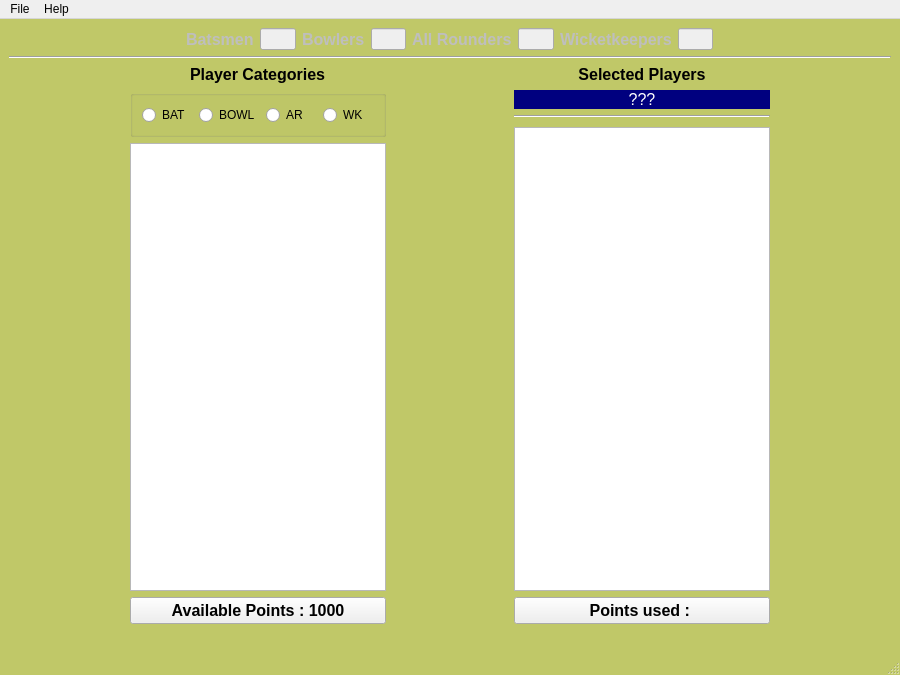
<?xml version="1.0" encoding="UTF-8"?>
<ui version="4.0">
 <class>MainWindow</class>
 <widget class="QMainWindow" name="MainWindow">
  <property name="geometry">
   <rect>
    <x>0</x>
    <y>0</y>
    <width>900</width>
    <height>675</height>
   </rect>
  </property>
  <property name="sizePolicy">
   <sizepolicy hsizetype="Preferred" vsizetype="Preferred">
    <horstretch>0</horstretch>
    <verstretch>0</verstretch>
   </sizepolicy>
  </property>
  <property name="contextMenuPolicy">
   <enum>Qt::CustomContextMenu</enum>
  </property>
  <property name="windowTitle">
   <string>Dream Team Selector</string>
  </property>
  <property name="autoFillBackground">
   <bool>false</bool>
  </property>
  <property name="styleSheet">
   <string notr="true">QMainWindow{
background-color: rgb(192, 200, 104);
}</string>
  </property>
  <widget class="QWidget" name="centralwidget">
   <layout class="QVBoxLayout" name="verticalLayout">
    <item>
     <layout class="QHBoxLayout" name="horizontalLayout">
      <item>
       <layout class="QHBoxLayout" name="horizontalLayout_5">
        <item>
         <spacer name="horizontalSpacer_2">
          <property name="orientation">
           <enum>Qt::Horizontal</enum>
          </property>
          <property name="sizeHint" stdset="0">
           <size>
            <width>250</width>
            <height>20</height>
           </size>
          </property>
         </spacer>
        </item>
        <item>
         <widget class="QLabel" name="label_4">
          <property name="enabled">
           <bool>false</bool>
          </property>
          <property name="font">
           <font>
            <pointsize>12</pointsize>
            <weight>75</weight>
            <bold>true</bold>
           </font>
          </property>
          <property name="text">
           <string>Batsmen</string>
          </property>
         </widget>
        </item>
        <item>
         <widget class="QLineEdit" name="e1">
          <property name="enabled">
           <bool>false</bool>
          </property>
         </widget>
        </item>
        <item>
         <widget class="QLabel" name="label_6">
          <property name="enabled">
           <bool>false</bool>
          </property>
          <property name="font">
           <font>
            <pointsize>12</pointsize>
            <weight>75</weight>
            <bold>true</bold>
           </font>
          </property>
          <property name="text">
           <string>Bowlers</string>
          </property>
         </widget>
        </item>
        <item>
         <widget class="QLineEdit" name="e2">
          <property name="enabled">
           <bool>false</bool>
          </property>
         </widget>
        </item>
        <item>
         <widget class="QLabel" name="label_7">
          <property name="enabled">
           <bool>false</bool>
          </property>
          <property name="font">
           <font>
            <pointsize>12</pointsize>
            <weight>75</weight>
            <bold>true</bold>
           </font>
          </property>
          <property name="text">
           <string>All Rounders</string>
          </property>
         </widget>
        </item>
        <item>
         <widget class="QLineEdit" name="e3">
          <property name="enabled">
           <bool>false</bool>
          </property>
         </widget>
        </item>
        <item>
         <widget class="QLabel" name="label_8">
          <property name="enabled">
           <bool>false</bool>
          </property>
          <property name="font">
           <font>
            <pointsize>12</pointsize>
            <weight>75</weight>
            <bold>true</bold>
           </font>
          </property>
          <property name="text">
           <string>Wicketkeepers</string>
          </property>
         </widget>
        </item>
        <item>
         <widget class="QLineEdit" name="e4">
          <property name="enabled">
           <bool>false</bool>
          </property>
         </widget>
        </item>
        <item>
         <spacer name="horizontalSpacer_5">
          <property name="orientation">
           <enum>Qt::Horizontal</enum>
          </property>
          <property name="sizeHint" stdset="0">
           <size>
            <width>250</width>
            <height>20</height>
           </size>
          </property>
         </spacer>
        </item>
       </layout>
      </item>
     </layout>
    </item>
    <item>
     <widget class="Line" name="line">
      <property name="orientation">
       <enum>Qt::Horizontal</enum>
      </property>
     </widget>
    </item>
    <item>
     <layout class="QHBoxLayout" name="horizontalLayout_3">
      <item>
       <spacer name="horizontalSpacer_3">
        <property name="orientation">
         <enum>Qt::Horizontal</enum>
        </property>
        <property name="sizeHint" stdset="0">
         <size>
          <width>40</width>
          <height>20</height>
         </size>
        </property>
       </spacer>
      </item>
      <item>
       <layout class="QVBoxLayout" name="verticalLayout_8">
        <item alignment="Qt::AlignHCenter">
         <widget class="QLabel" name="label">
          <property name="font">
           <font>
            <pointsize>12</pointsize>
            <weight>75</weight>
            <bold>true</bold>
           </font>
          </property>
          <property name="text">
           <string>Player Categories</string>
          </property>
         </widget>
        </item>
        <item>
         <widget class="QGroupBox" name="groupBox">
          <property name="title">
           <string/>
          </property>
          <property name="flat">
           <bool>false</bool>
          </property>
          <property name="checkable">
           <bool>false</bool>
          </property>
          <layout class="QHBoxLayout" name="horizontalLayout_4">
           <item>
            <widget class="QRadioButton" name="rb1">
             <property name="text">
              <string>BAT</string>
             </property>
            </widget>
           </item>
           <item>
            <widget class="QRadioButton" name="rb2">
             <property name="text">
              <string>BOWL</string>
             </property>
            </widget>
           </item>
           <item>
            <widget class="QRadioButton" name="rb3">
             <property name="text">
              <string>AR</string>
             </property>
            </widget>
           </item>
           <item>
            <widget class="QRadioButton" name="rb4">
             <property name="text">
              <string>WK</string>
             </property>
            </widget>
           </item>
          </layout>
         </widget>
        </item>
        <item>
         <widget class="QListWidget" name="list1">
          <property name="autoFillBackground">
           <bool>true</bool>
          </property>
          <property name="styleSheet">
           <string notr="true">color: rgb(0, 0, 127);
font: 75 12pt &quot;MS Shell Dlg 2&quot;;</string>
          </property>
          <property name="autoScroll">
           <bool>true</bool>
          </property>
         </widget>
        </item>
        <item>
         <widget class="QPushButton" name="btn1">
          <property name="font">
           <font>
            <pointsize>12</pointsize>
            <weight>75</weight>
            <bold>true</bold>
           </font>
          </property>
          <property name="text">
           <string>Available Points : 1000</string>
          </property>
         </widget>
        </item>
        <item>
         <widget class="QLabel" name="label_5">
          <property name="text">
           <string/>
          </property>
          <property name="pixmap">
           <pixmap>criteria.jpg</pixmap>
          </property>
          <property name="alignment">
           <set>Qt::AlignCenter</set>
          </property>
         </widget>
        </item>
        <item>
         <layout class="QHBoxLayout" name="horizontalLayout_2">
          <item>
           <layout class="QVBoxLayout" name="verticalLayout_2"/>
          </item>
         </layout>
        </item>
       </layout>
      </item>
      <item>
       <spacer name="horizontalSpacer">
        <property name="orientation">
         <enum>Qt::Horizontal</enum>
        </property>
        <property name="sizeHint" stdset="0">
         <size>
          <width>40</width>
          <height>20</height>
         </size>
        </property>
       </spacer>
      </item>
      <item>
       <layout class="QVBoxLayout" name="verticalLayout_9">
        <item>
         <widget class="QLabel" name="label_2">
          <property name="font">
           <font>
            <pointsize>12</pointsize>
            <weight>75</weight>
            <bold>true</bold>
           </font>
          </property>
          <property name="text">
           <string>Selected Players</string>
          </property>
          <property name="alignment">
           <set>Qt::AlignCenter</set>
          </property>
         </widget>
        </item>
        <item>
         <widget class="QLabel" name="l1">
          <property name="enabled">
           <bool>true</bool>
          </property>
          <property name="font">
           <font>
            <family>MS Shell Dlg 2</family>
            <pointsize>12</pointsize>
            <weight>9</weight>
            <italic>false</italic>
            <bold>false</bold>
           </font>
          </property>
          <property name="styleSheet">
           <string notr="true">font: 75 12pt &quot;MS Shell Dlg 2&quot;;
background-color: rgb(0, 0, 127);
color: rgb(255, 255, 255);</string>
          </property>
          <property name="text">
           <string>???</string>
          </property>
          <property name="alignment">
           <set>Qt::AlignCenter</set>
          </property>
         </widget>
        </item>
        <item>
         <widget class="Line" name="line_2">
          <property name="orientation">
           <enum>Qt::Horizontal</enum>
          </property>
         </widget>
        </item>
        <item>
         <spacer name="verticalSpacer">
          <property name="orientation">
           <enum>Qt::Vertical</enum>
          </property>
          <property name="sizeType">
           <enum>QSizePolicy::Minimum</enum>
          </property>
          <property name="sizeHint" stdset="0">
           <size>
            <width>20</width>
            <height>3</height>
           </size>
          </property>
         </spacer>
        </item>
        <item>
         <widget class="QListWidget" name="list2">
          <property name="styleSheet">
           <string notr="true">color: rgb(0, 0, 127);
font: 75 12pt &quot;MS Shell Dlg 2&quot;;</string>
          </property>
         </widget>
        </item>
        <item>
         <widget class="QPushButton" name="btn2">
          <property name="font">
           <font>
            <pointsize>12</pointsize>
            <weight>75</weight>
            <bold>true</bold>
           </font>
          </property>
          <property name="text">
           <string>Points used : </string>
          </property>
         </widget>
        </item>
        <item>
         <widget class="QLabel" name="label_3">
          <property name="text">
           <string/>
          </property>
          <property name="pixmap">
           <pixmap>dream1.png</pixmap>
          </property>
         </widget>
        </item>
       </layout>
      </item>
      <item>
       <spacer name="horizontalSpacer_4">
        <property name="orientation">
         <enum>Qt::Horizontal</enum>
        </property>
        <property name="sizeHint" stdset="0">
         <size>
          <width>40</width>
          <height>20</height>
         </size>
        </property>
       </spacer>
      </item>
     </layout>
    </item>
   </layout>
  </widget>
  <widget class="QMenuBar" name="menubar">
   <property name="geometry">
    <rect>
     <x>0</x>
     <y>0</y>
     <width>900</width>
     <height>21</height>
    </rect>
   </property>
   <widget class="QMenu" name="menuFile">
    <property name="title">
     <string>File</string>
    </property>
    <addaction name="actionNew"/>
    <addaction name="actionOpen"/>
    <addaction name="actionSave_Team"/>
    <addaction name="actionQuit"/>
   </widget>
   <widget class="QMenu" name="menuHelp">
    <property name="title">
     <string>Help</string>
    </property>
    <addaction name="actionRules"/>
    <addaction name="actionInstructions"/>
   </widget>
   <addaction name="menuFile"/>
   <addaction name="menuHelp"/>
  </widget>
  <widget class="QStatusBar" name="statusbar"/>
  <action name="actionNew">
   <property name="text">
    <string>New Team</string>
   </property>
  </action>
  <action name="actionOpen">
   <property name="text">
    <string>Open Team</string>
   </property>
  </action>
  <action name="actionSave_Team">
   <property name="text">
    <string>Save Team</string>
   </property>
  </action>
  <action name="actionRules">
   <property name="text">
    <string>Rules</string>
   </property>
  </action>
  <action name="actionInstructions">
   <property name="text">
    <string>Instructions</string>
   </property>
  </action>
  <action name="actionQuit">
   <property name="text">
    <string>Quit</string>
   </property>
  </action>
 </widget>
 <resources/>
 <connections/>
</ui>
